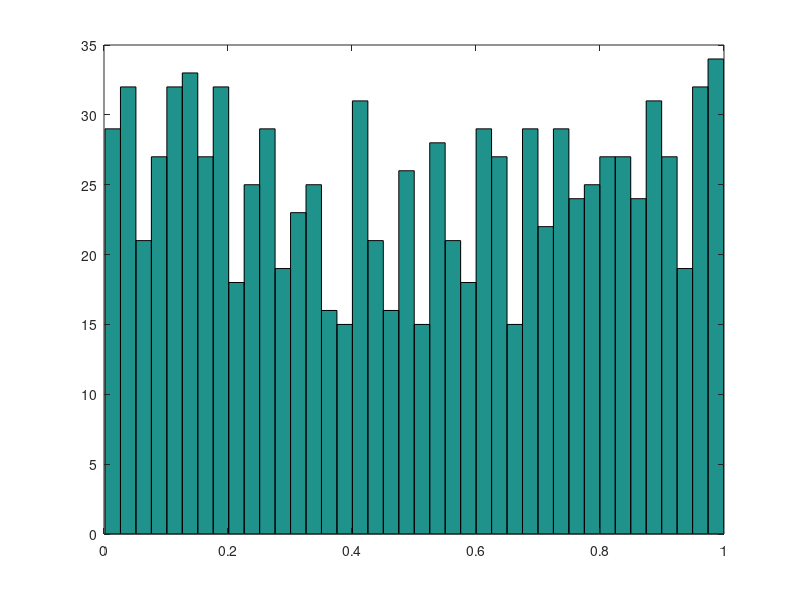
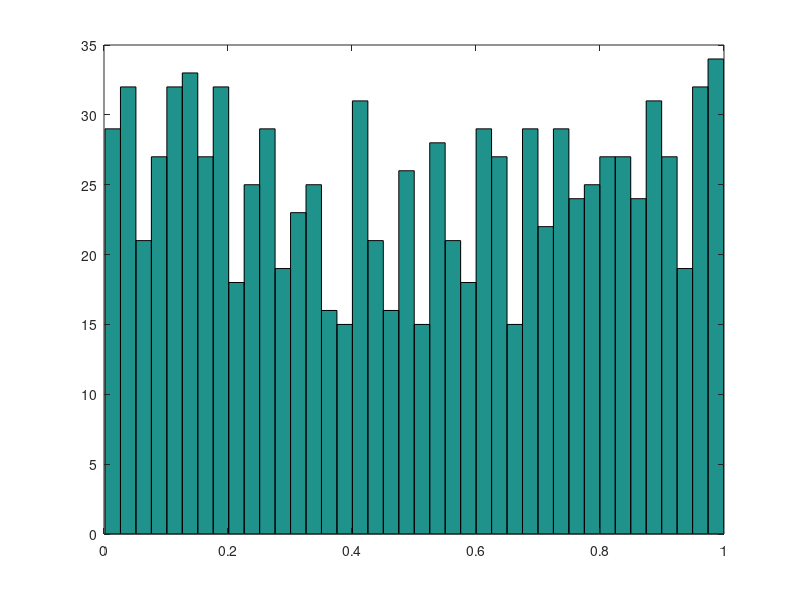
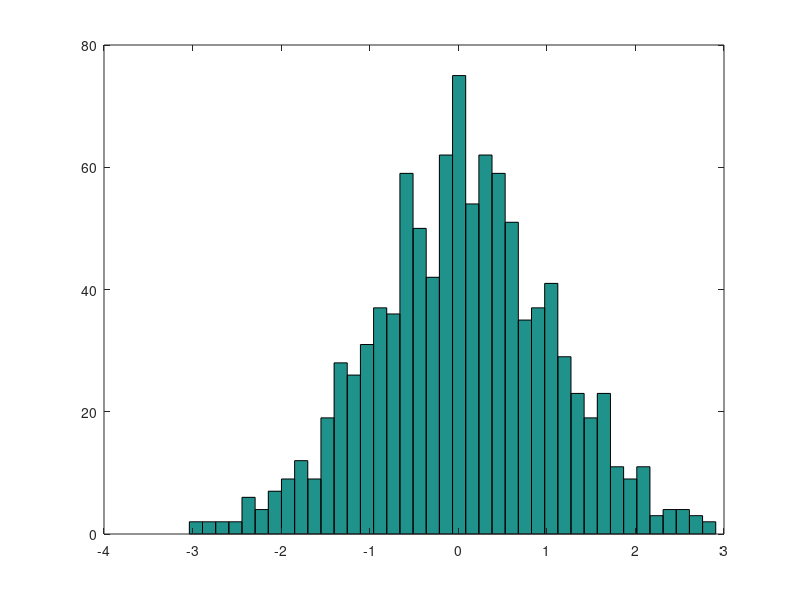
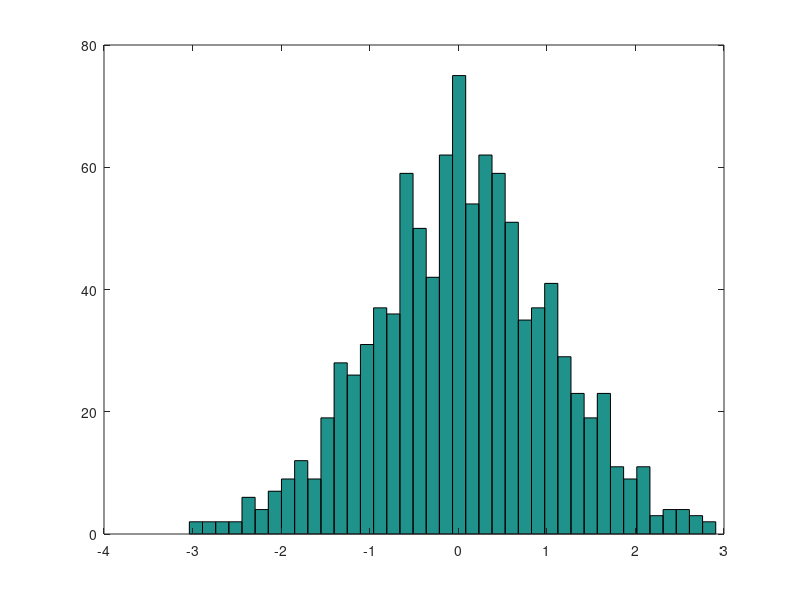

The MATLAB script that drew these images, in order: (Note: this script raises an error after producing the figures.)
%1000 uniform random numbers and plot a histogram
disp('Histogram of 1000 random numbers')
x = rand(1000,1);
hist(x,40);
print('-djpeg', 'img/hist_rand_1000.jpg');
print('-depsc', 'img/eps/hist_rand_1000.eps');

%Repeat the above with 1000 random numbers drawn from a Gaussian distribution of mean
%0 and standard deviation 1 using x = randn(1000,1);
disp('Histogram of 1000 random numbers drawn from a Gaussian distribution')
x = randn(1000,1);
%figure;
%std(x)
%mean(x)
hist(x,40);
print('-djpeg', 'img/hist_randn_1000.jpg');
print('-depsc', 'img/eps/hist_randn_1000.eps');

%Now try the following
N = 1000;
x1 = zeros(N,1);
for n=1:N
  x1(n,1) = sum(rand(12,1))-sum(rand(12,1));
end
%figure;
hist(x1,40);
print('-djpeg', 'img/hist_clt_1000.jpg');
print('-depsc', 'img/eps/hist_clt_1000.eps');



%SECTION 3
disp 'Firs case C1';
C1=[2 1; 1 2];
part2(C1,1);

disp 'Second case C2';
C2=[2 -1; -1 2];
part2(C2,2);
